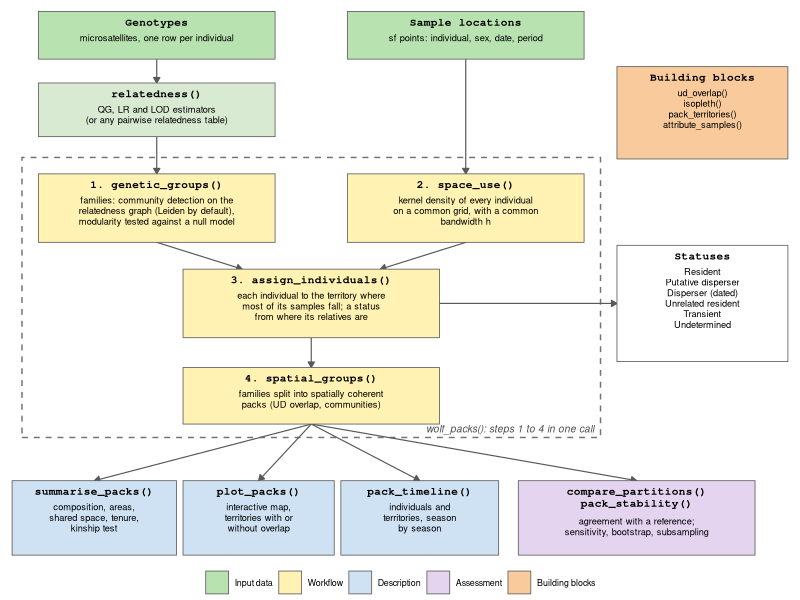
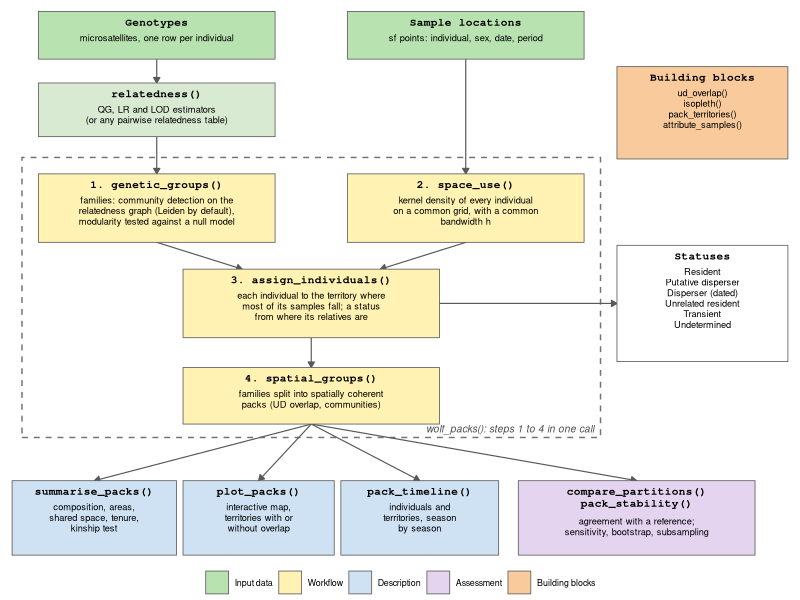

These charts were generated, in order, by the following R code:
# Fig. 1 of the article on its own: the WolfPackR workflow (same code as section 5 of figures_article.R)
# Just ggplot2: each box has its coordinates (x, y = centre; w, h = width, height), easy to move. Run from the root of the repository.

library(ggplot2)
out <- "article/output"                                  # output folder, relative to the root of the repository
dir.create(out, showWarnings = FALSE, recursive = TRUE)
width_cm <- 17                                           # full page width

# ---- Fig. 1: the workflow ---------------------------------------------------------------------------------------
# Boxes and arrows in ggplot2: coordinates set by hand, easy to move
box <- function(x, y, w, h, title, body, type) data.frame(x = x, y = y, w = w, h = h, title = title, body = body, type = type)
boxes <- rbind(
  box(2.3, 9.45, 3.6, 0.8, "Genotypes", "microsatellites, one row per individual", "Input"),
  box(7.0, 9.45, 3.6, 0.8, "Sample locations", "sf points: individual, sex, date, period", "Input"),
  box(2.3, 8.2, 3.6, 0.9, "relatedness()", "QG, LR and LOD estimators\n(or any pairwise relatedness table)", "Genetics"),
  box(2.3, 6.55, 3.6, 1.15, "1. genetic_groups()", "families: community detection on the\nrelatedness graph (Leiden by default),\nmodularity tested against a null model", "Main"),
  box(7.0, 6.55, 3.6, 1.15, "2. space_use()", "kernel density of every individual\non a common grid, with a common\nbandwidth h", "Main"),
  box(4.65, 4.95, 3.9, 1.15, "3. assign_individuals()", "each individual to the territory where\nmost of its samples fall; a status\nfrom where its relatives are", "Main"),
  box(4.65, 3.4, 3.9, 0.95, "4. spatial_groups()", "families split into spatially coherent\npacks (UD overlap, communities)", "Main"),
  box(1.35, 1.35, 2.5, 1.25, "summarise_packs()", "composition, areas,\nshared space, tenure,\nkinship test", "Output"),
  box(3.85, 1.35, 2.3, 1.25, "plot_packs()", "interactive map,\nterritories with or\nwithout overlap", "Output"),
  box(6.3, 1.35, 2.4, 1.25, "pack_timeline()", "individuals and\nterritories, season\nby season", "Output"),
  box(9.6, 1.35, 3.6, 1.25, "compare_partitions()\npack_stability()", "agreement with a reference;\nsensitivity, bootstrap, subsampling", "Assessment"),
  box(10.6, 4.95, 2.6, 1.95, "Statuses", "Resident\nPutative disperser\nDisperser (dated)\nUnrelated resident\nTransient\nUndetermined", "Status"),
  box(10.6, 8.15, 2.6, 1.55, "Building blocks", "ud_overlap()\nisopleth()\npack_territories()\nattribute_samples()", "Auxiliary")
)
arrows <- data.frame(x = c(2.3, 2.3, 7.0, 2.3, 7.0, 6.6, 4.65, 4.65, 4.65, 4.65, 4.65),
                     y = c(9.05, 7.75, 9.05, 5.975, 5.975, 4.95, 4.375, 2.925, 2.925, 2.925, 2.925),
                     xend = c(2.3, 2.3, 7.0, 3.6, 5.7, 9.3, 4.65, 1.35, 3.85, 6.3, 9.6),
                     yend = c(8.65, 7.125, 7.125, 5.525, 5.525, 4.95, 3.875, 1.975, 1.975, 1.975, 1.975))
fills <- c(Input = "#B8E3B0", Genetics = "#D9EAD3", Main = "#FFF2B3", Output = "#CFE2F3", Assessment = "#E4D4F0",
           Status = "#FFFFFF", Auxiliary = "#F9CB9C")
fig1 <- ggplot() +
  annotate("rect", xmin = 0.25, xmax = 9.05, ymin = 2.7, ymax = 7.4, fill = NA, colour = "grey45", linetype = "dashed") +
  annotate("text", x = 8.95, y = 2.85, label = "wolf_packs(): steps 1 to 4 in one call", hjust = 1, size = 2.6, colour = "grey30", fontface = "italic") +
  geom_segment(data = arrows, aes(x, y, xend = xend, yend = yend), arrow = arrow(length = unit(1.6, "mm"), type = "closed"), colour = "grey35", linewidth = 0.4) +
  geom_rect(data = boxes, aes(xmin = x - w / 2, xmax = x + w / 2, ymin = y - h / 2, ymax = y + h / 2, fill = type), colour = "grey40", linewidth = 0.3) +
  geom_text(data = boxes, aes(x, y + h / 2 - 0.12, label = title), vjust = 1, size = 2.8, fontface = "bold", family = "mono", lineheight = 0.9) +
  geom_text(data = boxes, aes(x, y + h / 2 - ifelse(grepl("\n", title), 0.62, 0.38), label = body), vjust = 1, size = 2.35, lineheight = 0.95) +
  scale_fill_manual(values = fills, breaks = c("Input", "Main", "Output", "Assessment", "Auxiliary"),
                    labels = c("Input data", "Workflow", "Description", "Assessment", "Building blocks"), name = NULL) +
  coord_cartesian(xlim = c(0, 12), ylim = c(0.6, 9.95), expand = FALSE) +
  theme_void(base_size = 8) + theme(legend.position = "bottom", plot.margin = margin(4, 4, 4, 4))
ggsave(file.path(out, "Fig1_workflow.png"), fig1, width = width_cm, height = 13.5, units = "cm", dpi = 600, bg = "white")
ggsave(file.path(out, "Fig1_workflow.pdf"), fig1, width = width_cm, height = 13.5, units = "cm")
